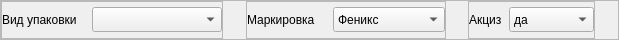
             <widget class="QFrame" name="frame_2">
              <property name="maximumSize">
               <size>
                <width>16777215</width>
                <height>40</height>
               </size>
              </property>
              <property name="frameShape">
               <enum>QFrame::Shape::StyledPanel</enum>
              </property>
              <property name="frameShadow">
               <enum>QFrame::Shadow::Raised</enum>
              </property>
              <layout class="QHBoxLayout" name="horizontalLayout_20">
               <property name="spacing">
                <number>0</number>
               </property>
               <property name="leftMargin">
                <number>0</number>
               </property>
               <property name="topMargin">
                <number>0</number>
               </property>
               <property name="rightMargin">
                <number>0</number>
               </property>
               <property name="bottomMargin">
                <number>0</number>
               </property>
               <item>
                <widget class="QFrame" name="frame_3">
                 <property name="frameShape">
                  <enum>QFrame::Shape::StyledPanel</enum>
                 </property>
                 <property name="frameShadow">
                  <enum>QFrame::Shadow::Raised</enum>
                 </property>
                 <layout class="QHBoxLayout" name="horizontalLayout_18">
                  <property name="spacing">
                   <number>0</number>
                  </property>
                  <property name="leftMargin">
                   <number>0</number>
                  </property>
                  <property name="topMargin">
                   <number>0</number>
                  </property>
                  <property name="rightMargin">
                   <number>0</number>
                  </property>
                  <property name="bottomMargin">
                   <number>0</number>
                  </property>
                  <item>
                   <widget class="QLabel" name="label_11">
                    <property name="minimumSize">
                     <size>
                      <width>90</width>
                      <height>0</height>
                     </size>
                    </property>
                    <property name="maximumSize">
                     <size>
                      <width>90</width>
                      <height>16777215</height>
                     </size>
                    </property>
                    <property name="text">
                     <string>Вид упаковки</string>
                    </property>
                   </widget>
                  </item>
                  <item>
                   <widget class="QComboBox" name="line_PackType">
                    <property name="minimumSize">
                     <size>
                      <width>130</width>
                      <height>25</height>
                     </size>
                    </property>
                    <property name="maximumSize">
                     <size>
                      <width>130</width>
                      <height>25</height>
                     </size>
                    </property>
                   </widget>
                  </item>
                 </layout>
                </widget>
               </item>
               <item>
                <spacer name="horizontalSpacer_3">
                 <property name="orientation">
                  <enum>Qt::Orientation::Horizontal</enum>
                 </property>
                 <property name="sizeHint" stdset="0">
                  <size>
                   <width>23</width>
                   <height>20</height>
                  </size>
                 </property>
                </spacer>
               </item>
               <item>
                <widget class="QFrame" name="frame">
                 <property name="minimumSize">
                  <size>
                   <width>200</width>
                   <height>0</height>
                  </size>
                 </property>
                 <property name="frameShape">
                  <enum>QFrame::Shape::StyledPanel</enum>
                 </property>
                 <property name="frameShadow">
                  <enum>QFrame::Shadow::Raised</enum>
                 </property>
                 <layout class="QHBoxLayout" name="horizontalLayout_5">
                  <property name="leftMargin">
                   <number>0</number>
                  </property>
                  <property name="topMargin">
                   <number>0</number>
                  </property>
                  <property name="rightMargin">
                   <number>0</number>
                  </property>
                  <property name="bottomMargin">
                   <number>0</number>
                  </property>
                  <item>
                   <widget class="QLabel" name="label_3">
                    <property name="minimumSize">
                     <size>
                      <width>80</width>
                      <height>0</height>
                     </size>
                    </property>
                    <property name="maximumSize">
                     <size>
                      <width>80</width>
                      <height>16777215</height>
                     </size>
                    </property>
                    <property name="text">
                     <string>Маркировка</string>
                    </property>
                   </widget>
                  </item>
                  <item>
                   <widget class="QComboBox" name="cbo_Marking">
                    <property name="minimumSize">
                     <size>
                      <width>100</width>
                      <height>25</height>
                     </size>
                    </property>
                    <property name="maximumSize">
                     <size>
                      <width>16777215</width>
                      <height>25</height>
                     </size>
                    </property>
                    <item>
                     <property name="text">
                      <string>Феникс</string>
                     </property>
                    </item>
                    <item>
                     <property name="text">
                      <string>Поставщик</string>
                     </property>
                    </item>
                   </widget>
                  </item>
                 </layout>
                </widget>
               </item>
               <item>
                <spacer name="horizontalSpacer_4">
                 <property name="orientation">
                  <enum>Qt::Orientation::Horizontal</enum>
                 </property>
                 <property name="sizeHint" stdset="0">
                  <size>
                   <width>22</width>
                   <height>20</height>
                  </size>
                 </property>
                </spacer>
               </item>
               <item>
                <widget class="QFrame" name="frame_21">
                 <property name="frameShape">
                  <enum>QFrame::Shape::StyledPanel</enum>
                 </property>
                 <property name="frameShadow">
                  <enum>QFrame::Shadow::Raised</enum>
                 </property>
                 <layout class="QHBoxLayout" name="horizontalLayout_19">
                  <property name="spacing">
                   <number>0</number>
                  </property>
                  <property name="leftMargin">
                   <number>0</number>
                  </property>
                  <property name="topMargin">
                   <number>0</number>
                  </property>
                  <property name="rightMargin">
                   <number>0</number>
                  </property>
                  <property name="bottomMargin">
                   <number>0</number>
                  </property>
                  <item>
                   <widget class="QLabel" name="label_12">
                    <property name="minimumSize">
                     <size>
                      <width>40</width>
                      <height>0</height>
                     </size>
                    </property>
                    <property name="maximumSize">
                     <size>
                      <width>40</width>
                      <height>16777215</height>
                     </size>
                    </property>
                    <property name="text">
                     <string>Акциз</string>
                    </property>
                   </widget>
                  </item>
                  <item>
                   <widget class="QComboBox" name="line_Excise">
                    <property name="minimumSize">
                     <size>
                      <width>85</width>
                      <height>25</height>
                     </size>
                    </property>
                    <property name="maximumSize">
                     <size>
                      <width>85</width>
                      <height>25</height>
                     </size>
                    </property>
                    <item>
                     <property name="text">
                      <string>да</string>
                     </property>
                    </item>
                    <item>
                     <property name="text">
                      <string>нет</string>
                     </property>
                    </item>
                   </widget>
                  </item>
                 </layout>
                </widget>
               </item>
               <item>
                <spacer name="horizontalSpacer_13">
                 <property name="orientation">
                  <enum>Qt::Orientation::Horizontal</enum>
                 </property>
                 <property name="sizeHint" stdset="0">
                  <size>
                   <width>23</width>
                   <height>20</height>
                  </size>
                 </property>
                </spacer>
               </item>
              </layout>
             </widget>
